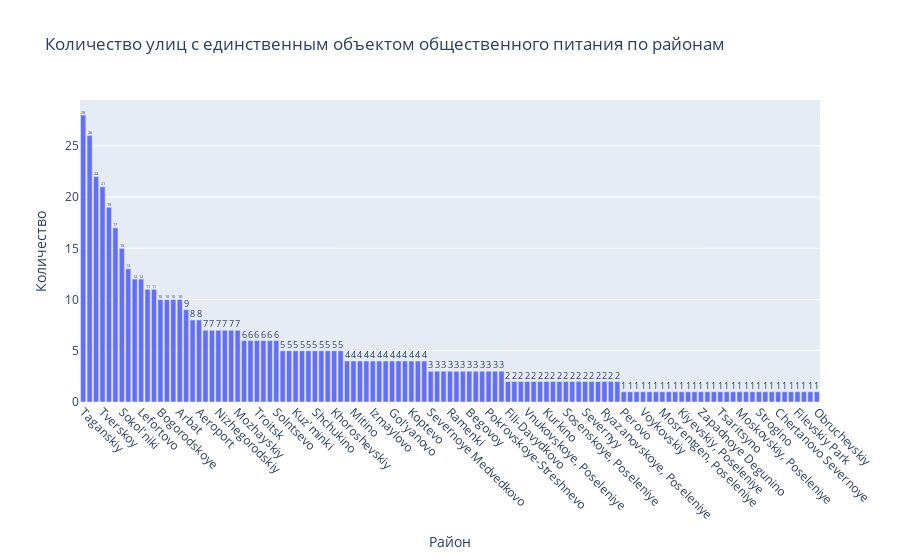

Write notebook code for a chart like this one.
### Code cell
fig_8 = px.bar(rest_1_data.groupby('district').count().reset_index().sort_values(by='id', ascending=False),
                y='id',
                x='district',
                text='id',
                title='Количество улиц с единственным объектом общественного питания по районам',
                labels={'district':'Район', 'id':'Количество'}
               )
fig_8.update_xaxes(tickangle=45)
fig_8.show()

### Figure 1 — Plotly figure (JSON) as saved in the notebook; plotly's stock layout.template omitted (floating-point values rounded to 4 significant figures)
{"data": [{"alignmentgroup": "True", "hovertemplate": "Район=%{x}<br>Количество=%{text}<extra></extra>", "legendgroup": "", "marker": {"color": "#636efa", "pattern": {"shape": ""}}, "name": "", "offsetgroup": "", "orientation": "v", "showlegend": false, "text": [28, 26, 22, 21, 19, 17, 15, 13, 12, 12, 11, 11, 10, 10, 10, 10, 9, 8, 8, 7, 7, 7, 7, 7, 7, 6, 6, 6, 6, 6, 6, 5, 5, 5, 5, 5, 5, 5, 5, 5, 5, 4, 4, 4, 4, 4, 4, 4, 4, 4, 4, 4, 4, 4, 3, 3, 3, 3, 3, 3, 3, 3, 3, 3, 3, 3, 2, 2, 2, 2, 2, 2, 2, 2, 2, 2, 2, 2, 2, 2, 2, 2, 2, 2, 1, 1, 1, 1, 1, 1, 1, 1, 1, 1, 1, 1, 1, 1, 1, 1, 1, 1, 1, 1, 1, 1, 1, 1, 1, 1, 1, 1, 1, 1, 1], "textposition": "auto", "type": "bar", "x": ["Taganskiy", "Khamovniki", "Basmannyy", "Tverskoy", "Presnenskiy", "Mar'ina Roshcha", "Sokol'niki", "Meshchanskiy", "Zamoskvorech'ye", "Lefortovo", "Sokolinaya Gora", "Krasnosel'skiy", "Bogorodskoye", "Danilovskiy", "Yakimanka", "Arbat", "Yuzhnoye Butovo", "Lyublino", "Aeroport", "Timiryazevskiy", "Vnukovo", "Nizhegorodskiy", "Alekseyevskiy", "Losinoostrovskiy", "Mozhayskiy", "Savelovskiy", "Khoroshevo-Mnevniki", "Troitsk", "Dmitrovskiy", "Kuntsevo", "Solntsevo", "Donskoy", "Preobrazhenskoye", "Kuz'minki", "Ryazanskiy", "Rostokino", "Shchukino", "Yasenevo", "Novo-Peredelkino", "Khoroshevskiy", "Yuzhnoye Tushino", "Nagornyy", "Mitino", "Pechatniki", "Dorogomilovo", "Izmaylovo", "Otradnoye", "Sviblovo", "Gol'yanovo", "Golovinskiy", "Krasnopakhorskoye, Poseleniye", "Koptevo", "Yuzhnoportovyy", "Babushkinskiy", "Severnoye Medvedkovo", "Ostankinskiy", "Biryulevo Vostochnoye", "Ramenki", "Desenovskoye, Poseleniye", "Vykhino-Zhulebino", "Begovoy", "Yaroslavskiy", "Butyrskiy", "Pokrovskoye-Streshnevo", "Novogireyevo", "Kosino-Ukhtomskiy", "Fili-Davydkovo", "Severnoye Izmaylovo", "Kotlovka", "Vnukovskoye, Poseleniye", "Beskudnikovskiy", "Kryukovo", "Kurkino", "Tekstil'shchiki", "Cheremushki", "Sosenskoye, Poseleniye", "Sokol", "Shcherbinka", "Severnyy", "Zyuzino", "Severnoye Butovo", "Ryazanovskoye, Poseleniye", "Savolki", "Nekrasovka", "Perovo", "Vostochnoye Izmaylovo", "Vostochnyy", "Voykovskiy", "Novofedorovskoye, Poseleniye", "Kon'kovo", "Mosrentgen, Poseleniye", "Kokoshkino, Poseleniye", "Klenovskoye, Poseleniye", "Kiyevskiy, Poseleniye", "Ivanovskoye", "Altuf'yevskiy", "Zapadnoye Degunino", "Kapotnya", "Moskvorech'ye-Saburovo", "Tsaritsyno", "Mar'ino", "Levoberezhnyy", "Moskovskiy, Poseleniye", "Molzhaninovskiy", "Gagarinskiy", "Strogino", "Staroye Kryukovo", "Ochakovo-Matveyevskoye", "Chertanovo Severnoye", "Chertanovo Yuzhnoye", "Metrogorodok", "Filevskiy Park", "Marfino", "Shchapovskoye, Poseleniye", "Obruchevskiy"], "xaxis": "x", "y": [28, 26, 22, 21, 19, 17, 15, 13, 12, 12, 11, 11, 10, 10, 10, 10, 9, 8, 8, 7, 7, 7, 7, 7, 7, 6, 6, 6, 6, 6, 6, 5, 5, 5, 5, 5, 5, 5, 5, 5, 5, 4, 4, 4, 4, 4, 4, 4, 4, 4, 4, 4, 4, 4, 3, 3, 3, 3, 3, 3, 3, 3, 3, 3, 3, 3, 2, 2, 2, 2, 2, 2, 2, 2, 2, 2, 2, 2, 2, 2, 2, 2, 2, 2, 1, 1, 1, 1, 1, 1, 1, 1, 1, 1, 1, 1, 1, 1, 1, 1, 1, 1, 1, 1, 1, 1, 1, 1, 1, 1, 1, 1, 1, 1, 1], "yaxis": "y"}], "layout": {"barmode": "relative", "legend": {"tracegroupgap": 0}, "title": {"text": "Количество улиц с единственным объектом общественного питания по районам"}, "xaxis": {"anchor": "y", "domain": [0, 1], "tickangle": 45, "title": {"text": "Район"}}, "yaxis": {"anchor": "x", "domain": [0, 1], "title": {"text": "Количество"}}}}
